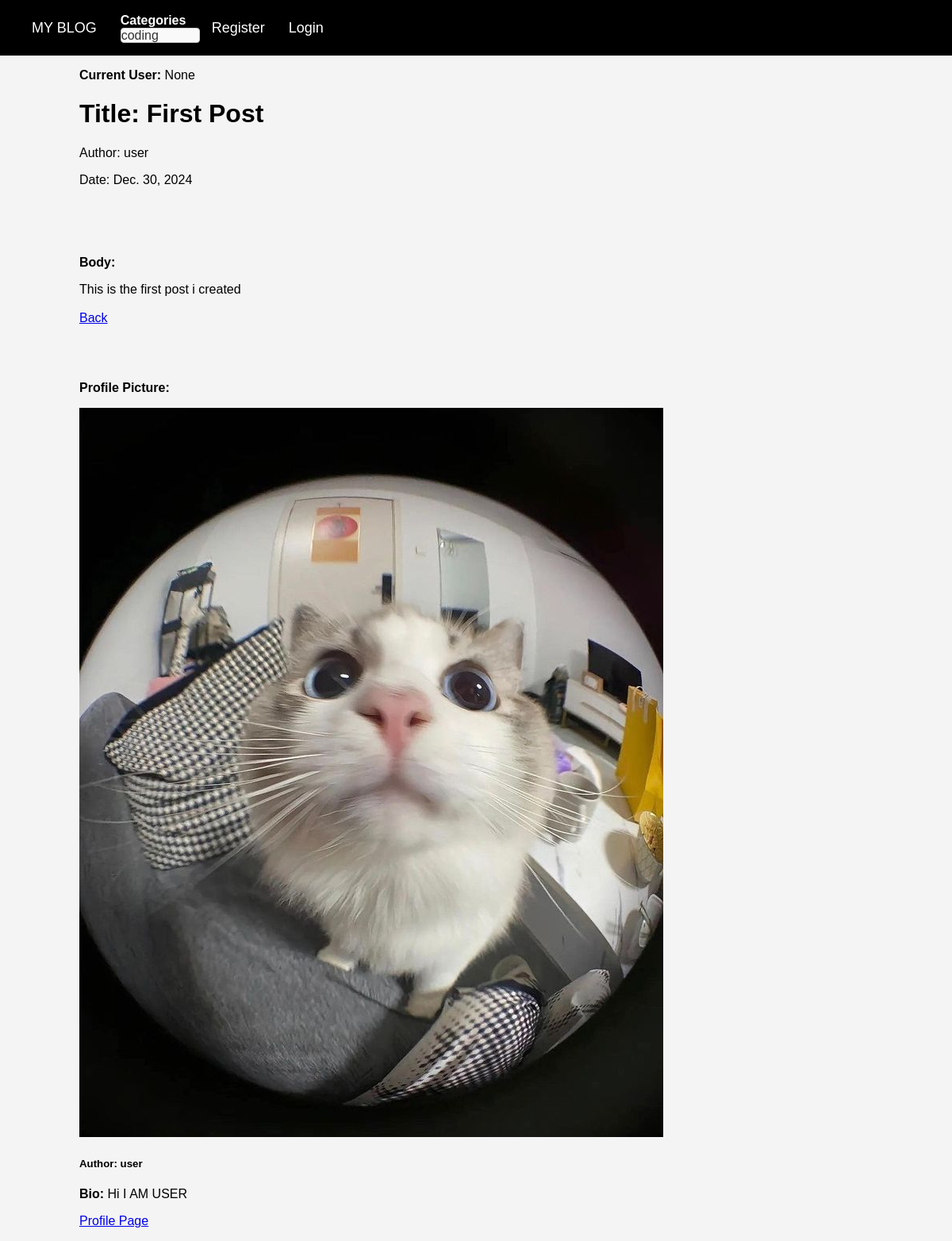
The app's page /article/1/ with its own data.
### newblog/models.py (models this page shows, shortened)
class Post(models.Model):
    title = models.CharField(max_length=200)
    header_image=models.ImageField(null=True,blank=True,upload_to="images/")
    author = models.ForeignKey(User, on_delete=models.CASCADE)
    body = RichTextField(blank=True,null=True)
    post_date = models.DateField(auto_now_add=True)
    category = models.CharField(max_length=200, default="uncategorized")
    likes = models.ManyToManyField(User,related_name='blog_post')
    def total_likes(self):
        return self.likes.count()

class Userprofile(models.Model):
    user = models.OneToOneField(User, null=True,on_delete=models.CASCADE)
    bio = models.TextField()
    profile_pic =models.ImageField(null=True,blank=True,upload_to="images/profile")

### newblog/views.py (the view)
# urls.py: path('article/<int:pk>/',articledetail.as_view(),name="article-detail"),
class articledetail(DetailView):
    model = Post
    template_name = 'articles_details.html'
    def get_context_data(self, **kwargs):
        context = super().get_context_data(**kwargs)
        context['cat_menu'] = Category.objects.all()
        stuff=get_object_or_404(Post,id=self.kwargs['pk'])
        total_likes = stuff.total_likes()
        liked=False
        if stuff.likes.filter(id=self.request.user.id).exists():
            liked=True
        context["total_likes"] =total_likes
        context["liked"]=liked
        return context

### newblog/models.py (called while the page is built)
    def __str__(self):
        return self.name

### newblog/templates/articles_details.html (shortened to what this page needs)
{% extends 'base.html' %}
{% load static %}
{% block content %}
<p><strong>Current User:</strong> {{ user.id }}</p>
<h1>Title: {{ post.title }}</h1>
<p>Author: {{ post.author }}</p>
<p>Date: {{ post.post_date }}</p>
<br />
<br /><br />
<p><strong>Body:</strong></p>
{{ post.body|safe }}
<br /><br />
<a href="{% url 'home' %}" class="btn btn-outline-secondary">Back</a><br /><br />
<form action="{% url 'like_post' post.pk %}" method="Post">
    <br /><br />
</form>
<div class="card mb-3">
    <div class="row g-0">
        <div class="col-md-2">
            {% if post.author.userprofile.profile_pic.url %}
                <p><strong>Profile Picture:</strong></p>
                <img src="{{ post.author.userprofile.profile_pic.url }}" class="img-fluid rounded-start" alt="...">
            {% else %}
                <p><strong>Profile Picture:</strong></p>
                <img src="{% static 'images/default_pfp.jpg' %}" class="img-fluid rounded">
            {% endif %}
        </div>
        <div class="col-md-10">
            <div class="card-body">
                <h5 class="card-title"><strong>Author:</strong> {{ post.author }}</h5>
                <p class="card-text"><strong>Bio:</strong> {{ post.author.userprofile.bio }}</p>
                <a href="{% url 'show_profile' post.author.userprofile.id %}">Profile Page</a>
            </div>
        </div>
    </div>
</div>
{% endblock %}

### static/css/style.css (style rules this page uses)
body { font-family: Arial, sans-serif; margin: 0; padding: 0; background-color: #f4f4f4; color: #000000; }

### records on screen
Post: title "First Post", author "user", post_date "Dec. 30, 2024", body "This is the first post i created", author.userprofile.profile_pic (picture), author.userprofile.bio "Hi I AM USER"

### other values on screen
{{ user.id }} "None"
form field categories "coding"
